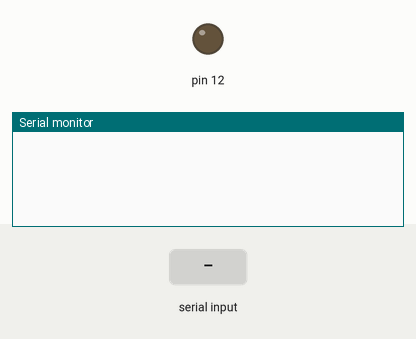
This sketch was run on a simulated Arduino Uno, built with avr-gcc and run on an emulated ATmega328P. Shown: output pins drawn as LEDs (lit = HIGH), the last lines printed to the serial monitor. Inputs (shaded band) come from the test bench.

Above: at 1.2 s.
1.3 s: ";" received over Serial
At 1.6 s:
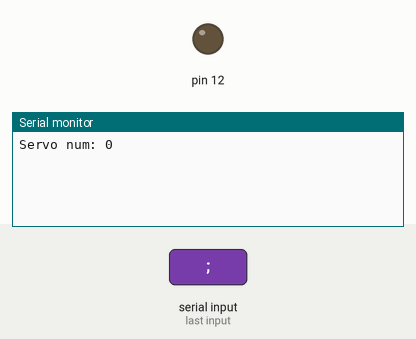
2.8 s: "90;45\n" received over Serial
At 3.8 s:
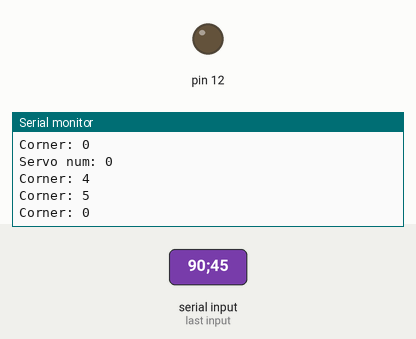
Timing chart, 0 to 5.8 s (numbered marks = the images above; inputs shaded):
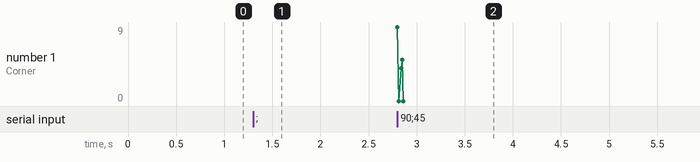

The sketch:

StringSerial.ino
```cpp
String pino;
String tempo;
char c;

void setup() {
  Serial.begin(9600);
  pinMode(12, OUTPUT);
}

void loop() {
  int pos = 0; // position in read buffer
  int servoNumber = 0; // your first field of message
  int corner = 0; // second field of message
  int cornerStartPos = 0; // starting offset of corner in string
  char buffer[32];

  // send data only when you receive data:
  while (Serial.available() > 0) {
    // read the incoming byte:
    char inByte = Serial.read();

    // add to our read buffer
    buffer[pos++] = inByte;

    // check for delimiter
    if (inByte == ';') {
      cornerStartPos = pos;
      buffer[pos-1] = 0;
      servoNumber = atoi(buffer);

      Serial.print("Servo num: ");
      Serial.println(servoNumber);
    } else {
      buffer[pos++] = 0; // delimit
      corner = atoi((char*)(buffer+cornerStartPos));
      Serial.print("Corner: ");
      Serial.println(corner);
    }
  }
 }
```

Measured:
- after the input at 1.3 s, the serial monitor: prints a new line at once (image 1)
- after the input at 2.8 s, the serial monitor: prints a new line at once (image 2)
